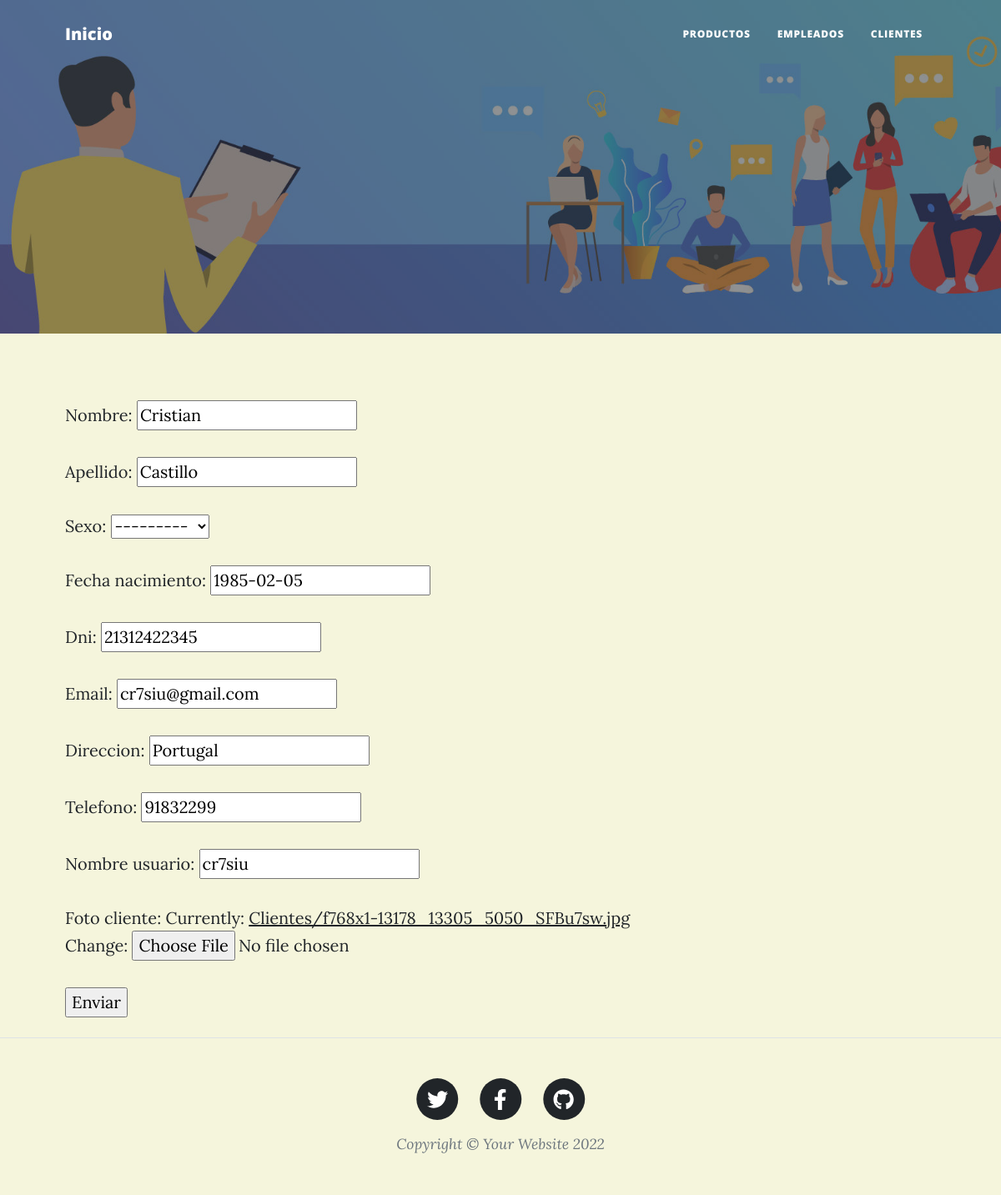
/webapp/editarCliente/2, run on an earlier commit of the app's database.
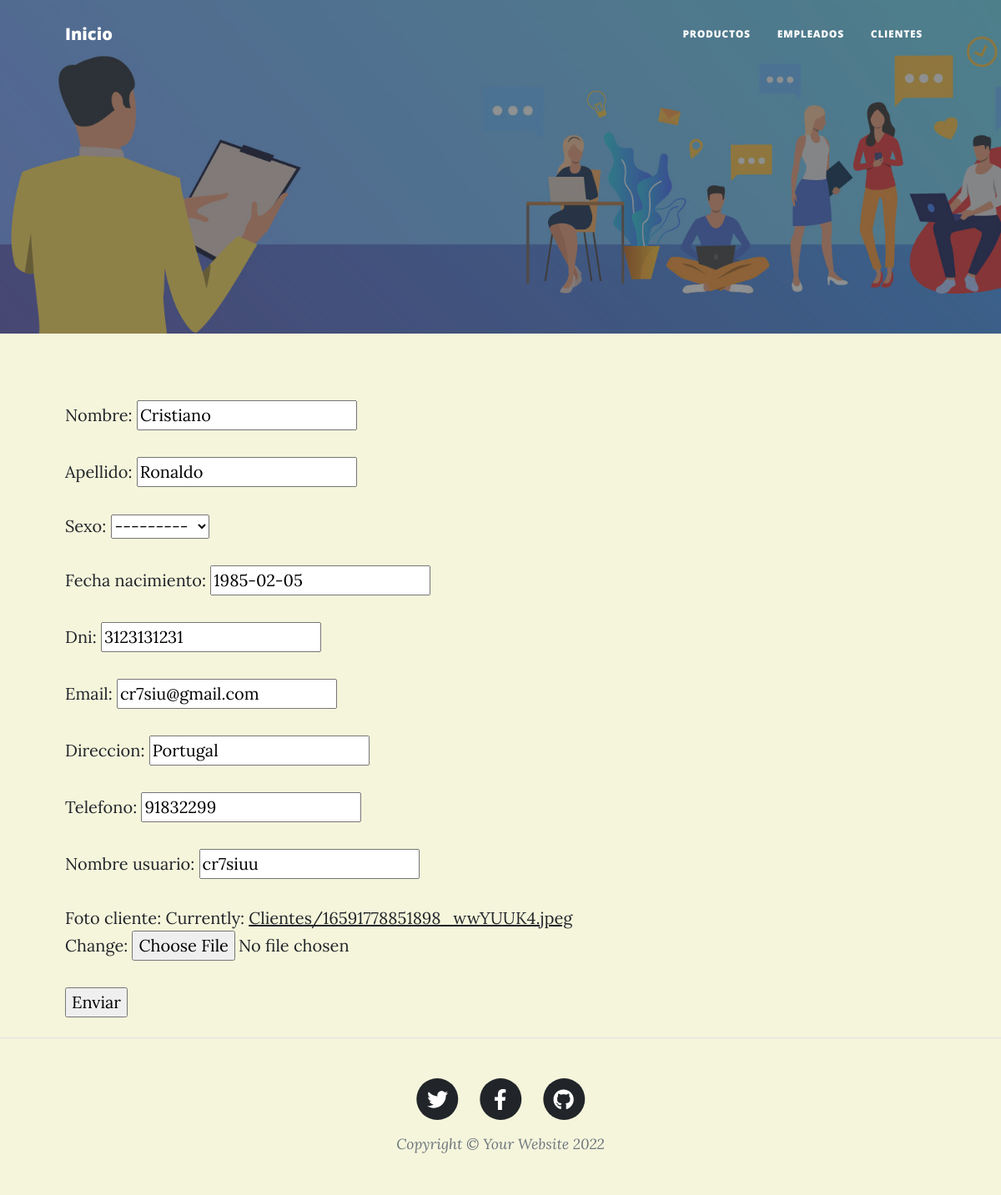
And on a later commit of the database.
### WebApp/models.py (models this page shows, shortened)
class Persona(models.Model):
    nombre = models.CharField(max_length=25, blank=False)
    apellido = models.CharField(max_length=25, blank=False)
    sexo_opcion = (
        ('F', 'Femenino',),
        ('M', 'Masculino',),
        ('O', 'Otro',),
    )
    sexo = models.CharField(
        max_length=1, choices=sexo_opcion, blank=True
    )
    fecha_nacimiento = models.DateField(null=True, blank=True)
    dni = models.IntegerField(blank=False)
    email = models.EmailField(blank=False)
    direccion = models.CharField(max_length=80, blank=False)
    telefono = models.IntegerField(blank=True)
    def edad(self):
        import datetime
        return int((datetime.date.today() - self.fecha_nacimiento).days / 365.25 )
    edad = property(edad)
    class Meta():
        abstract = True

class Cliente(Persona):
    nombre_usuario = models.CharField(max_length=8, blank=False)
    foto_cliente = models.ImageField(upload_to="Clientes/", height_field=None, width_field=None, max_length=None, null=True)

### WebApp/views.py (the view)
# urls.py: path('editarCliente/<int:id>', editar_cliente, name="editarCliente"),
def editar_cliente(request, id):
    cliente = Cliente.objects.get(id=id)
    if request.method == "POST":
        formularioClientes= FormCliente(request.POST, request.FILES)
        if formularioClientes.is_valid():
            data= formularioClientes.cleaned_data
            cliente.nombre=data["nombre"]
            cliente.apellido=data["apellido"]
            cliente.fecha_nacimiento=data["fecha_nacimiento"]
            cliente.dni=data["dni"]
            cliente.email=data["email"]
            cliente.direccion=data["direccion"]
            cliente.telefono=data["telefono"]
            cliente.nombre_usuario=data["nombre_usuario"]
            cliente.foto_cliente=data["foto_cliente"]
            cliente.save()
            return render(request, "index.html")
    else:
        formularioClientes= FormCliente(initial={
            "nombre":cliente.nombre,
            "apellido":cliente.apellido,
            "fecha_nacimiento":cliente.fecha_nacimiento,
            "dni":cliente.dni,
            "email":cliente.email,
            "direccion":cliente.direccion,
            "telefono":cliente.telefono,
            "nombre_usuario":cliente.nombre_usuario,
            "foto_cliente":cliente.foto_cliente,
        })
    return render(request, "editarCliente.html", {"formularioClientes": formularioClientes, "id": cliente.id})

### WebApp/forms.py
class FormCliente(forms.ModelForm):
    class Meta:
        model = Cliente
        fields = ('__all__')

### WebApp/templates/editarCliente.html (shortened to what this page needs)
{% extends 'father.html' %}
{% load static %}
{% block randomBlock %}
        <header class="masthead" style="background-image: url('{% static 'assets/img/Clientes_Banner.jpeg' %}')">
        </header>
        <article class="mb-4">
            <div class="container px-4 px-lg-5">
                <div class="row gx-4 gx-lg-5 justify-content-center">
                    <form action= "{% url 'editarCliente' id %}" method="POST" enctype="multipart/form-data">{% csrf_token %}
                        {{formularioClientes.as_p}}
                        <input type="submit" value="Enviar">
                    </form>
                </div>
            </div>
        </article>
    </body>
</html>
{% endblock randomBlock %}

What changed in the data, as far as the page shows it:
changed Cliente "cr7siu@gmail.com": nombre "Cristian" → "Cristiano"; apellido "Castillo" → "Ronaldo"; dni "21312422345" → "3123131231"; nombre_usuario "cr7siu" → "cr7siuu"
Also different on the page:
text no longer shown: "Nombre: Apellido: Sexo: Fecha nacimiento: Dni: Email: Direccion: Telefono: Nombre usuario: Foto cliente: Currently: Clientes/f768x1-13178_13305_5050_SFBu7sw.jpg Change:"
text now shown: "Nombre: Apellido: Sexo: Fecha nacimiento: Dni: Email: Direccion: Telefono: Nombre usuario: Foto cliente: Currently: Clientes/16591778851898_wwYUUK4.jpeg Change:"
